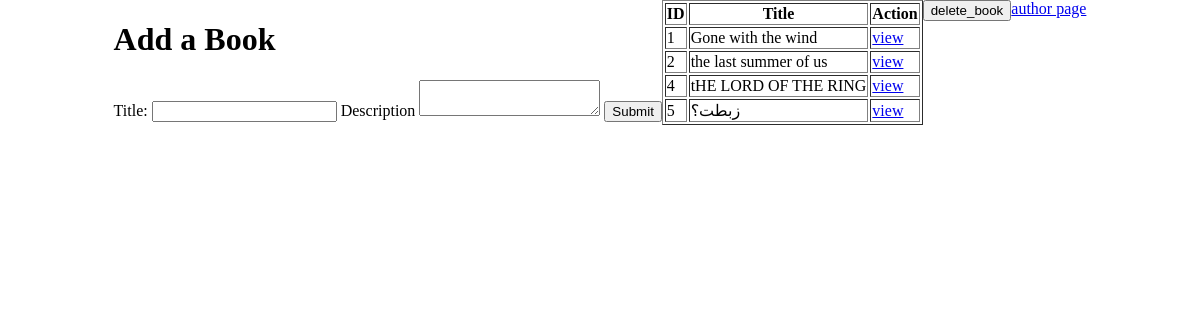
Before: / with the older database file.
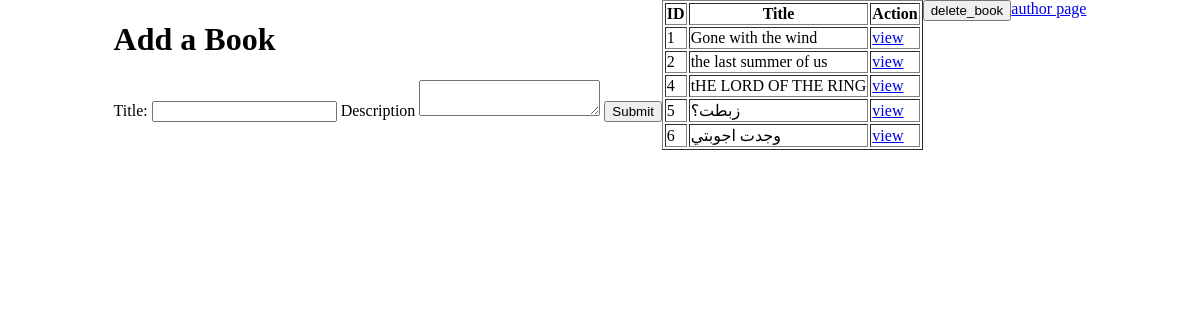
After: the same page with the newer database file.
### tempapp/models.py (models this page shows, shortened)
class Books(models.Model):
    title= models.CharField(max_length=255)
    description= models.TextField()
    authors=models.ManyToManyField('Authors',related_name="books")
    created_at= models.DateTimeField(auto_now_add=True)
    updated_at = models.DateTimeField(auto_now=True)

### tempapp/views.py (the view)
# urls.py: path('', views.index),
def index(request):
    context={
        'Books':models.Books.objects.all(),
    }
    return render(request,'index.html', context)

### tempapp/templates/index.html (shortened to what this page needs)
<!DOCTYPE html>
<html lang="en">
<head>
    {%load static%}
    <link rel="stylesheet" href="{% static 'css/style.css' %}">
</head>
<body>
    <main>
        <div>
            <h1>Add a Book</h1>
            <form action="/add_book" method="post">
                <label for="Title">Title:</label>
                <input type="text" name="title">
                <label for="description">Description</label>
                <textarea name="description" id="description"></textarea>
                <input type="submit">
            </form>
        </div>
        <div>
            <table border="1">
                <tr>
                    <th>ID</th>
                    <th>Title</th>
                    <th>Action</th>
                </tr>
                {%for book in Books%}
                <tr>
                    <td>{{book.id}}</td>
                    <td>{{book.title}}</td>
                    <td><a href="/display_book_details/{{book.id}}">view</a></td>
                </tr>
                {%endfor%}
            </table>
        </div>
        <div>
            <form action="/delete_book" method="post">
                <input type="submit" value="delete_book">
            </form>
        </div>
        <a href="autour_index">author page</a>
    </main>
</body>
</html>

### tempapp/static/css/style.css (style rules this page uses)
body { margin: 0 auto; padding: 0 auto; display: grid; place-items: center; }
main { display: flex; }

Changed rows visible on the page:
added Books: id "6", title "وجدت اجوبتي"
